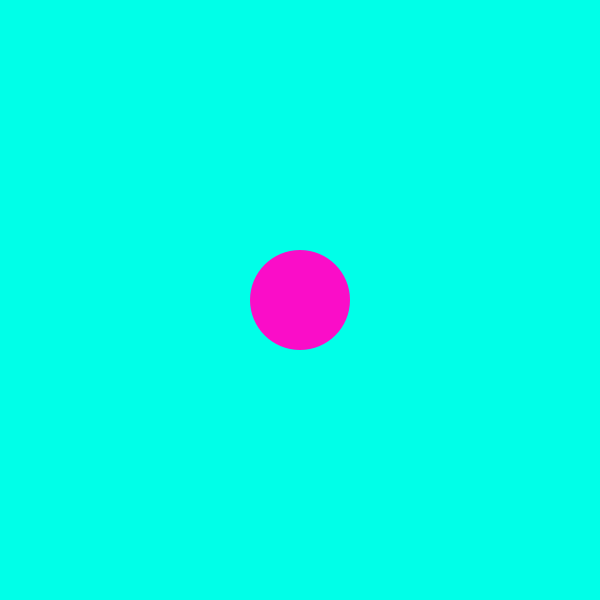
Frame 1 (no input)
Frame 60 (the mouse pressed at the canvas centre just before this capture): identical to frame 1, image omitted
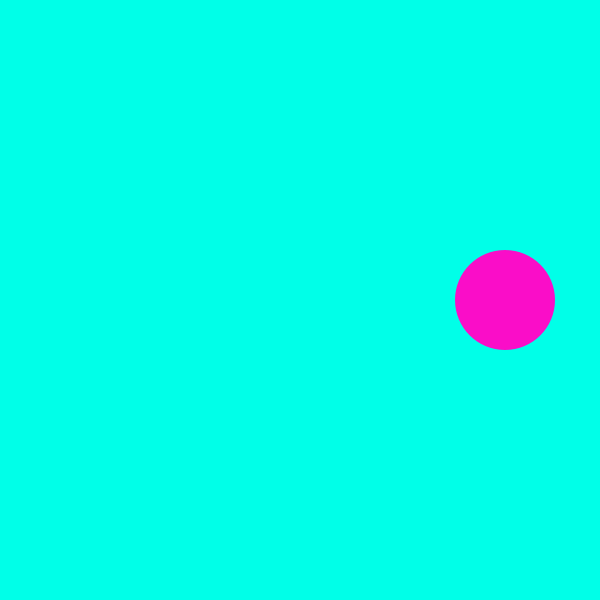
Frame 120 (the mouse held since frame 60 and released just before this capture)

The Processing sketch that drew these frames (run headless with seeded random() and noise(); from frame 60 on, the mouse is pressed at the canvas centre):

// Processing sketch: processing_104975
// ── processing_104975.pde

int xPos; 
int yPos; 
int diam;
int xVel;



void setup() {
  size(600, 600);
  xPos = width/2;
  yPos = height/2;
  diam = 100;
  xVel = 5;
 
}
  
void draw(){
  background(0, 255, 232);
  noStroke();
  smooth();
  fill(250, 13, 200); 
  ellipse(xPos, yPos, diam, 100);
  
  if(mouseX > 0) {
    xPos += xVel;
  }
  if((xPos <= diam/2) || (xPos >= width - diam/2)) {
    xVel = -xVel;
  }
  
}
